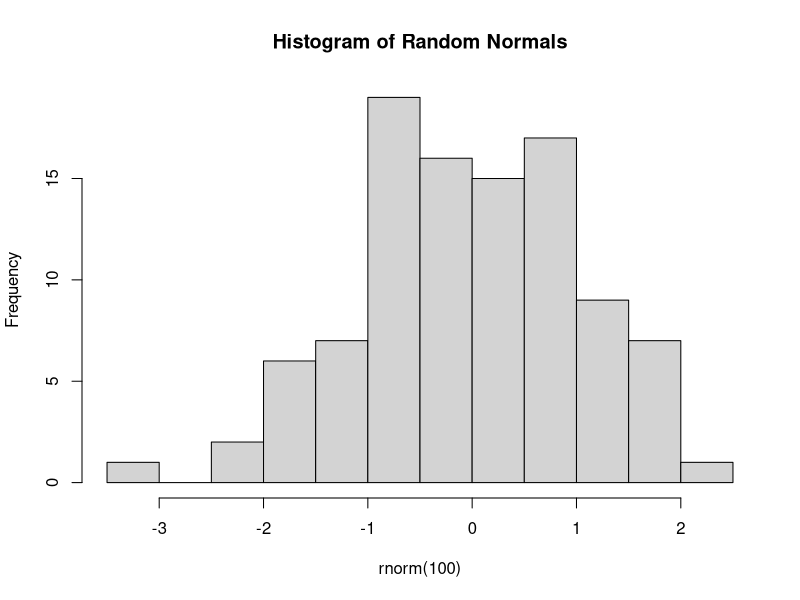

Write R code to recreate this figure.
## ---- chunk 1
# A basic R code chunk
x <- 1:10
mean(x)


# A simple plot
hist(rnorm(100), main = "Histogram of Random Normals")

